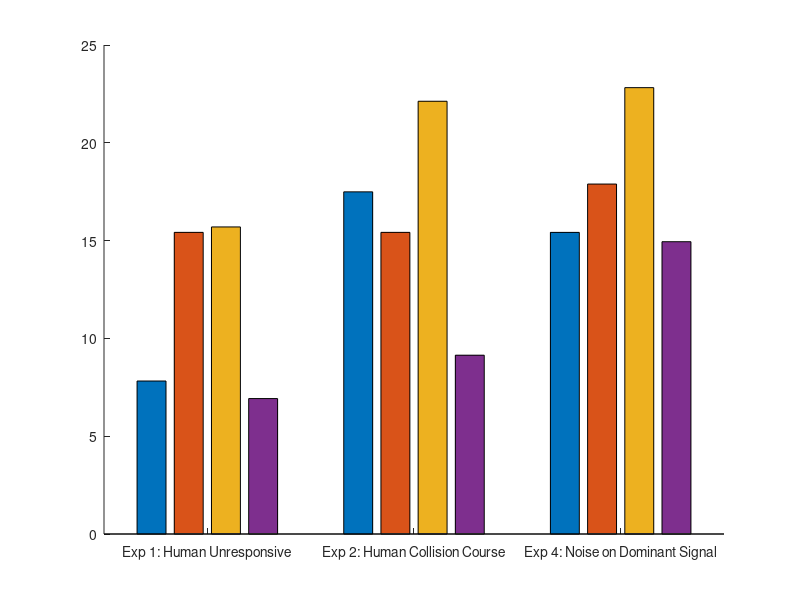

Reproduce this figure in MATLAB.
%Y = [
%      17.493, 19.247 ,22.305, 8.8393  ;
%     17.493, 21.2916, 23.6487, 8.5194;
%    17.493,24.9742 , 25.5109, 8.3673;
% 16.3425 , 16.3669, 47.2298, 8.0105 ;
%  17.9328, 17.1699, 25.1899, 7.1220 ;
%     ];


%name = {'LF';'Oracle-based Switching';'Human Blending';'AS Blending'};
%exp = {'Oracle-delay 0.5s','Oracle-delay 1s', 'Oracle-delay 2.5s', 'Human-delay 1s','Human-delay 2.5s'};

Y = [
      7.8214, 15.4210 ,15.6987, 6.9244  ;
     17.493, 15.421, 22.124,  9.1413;
15.420,17.891 , 22.820, 14.9440;
% 16.3425 , 16.3669, 47.2298, 8.0105 ;
%  17.9328, 17.1699, 25.1899, 7.1220 ;
     ];

exp = {'Exp 1: Human Unresponsive','Exp 2: Human Collision Course', 'Exp 4: Noise on Dominant Signal'};


figure
hold on
%bar([1] ,Y(1),'FaceColor','b');
%bar([2], Y(2),'FaceColor','r');
%bar([3], Y(3),'FaceColor','m');
%bar([4], Y(4),'FaceColor','g');
set(gca, 'XTick', [1 2 3])
set(gca, 'XTickLabel', exp)
%set(gca,'xtick',[1:6],'xticklabel',exp)
bar(Y);